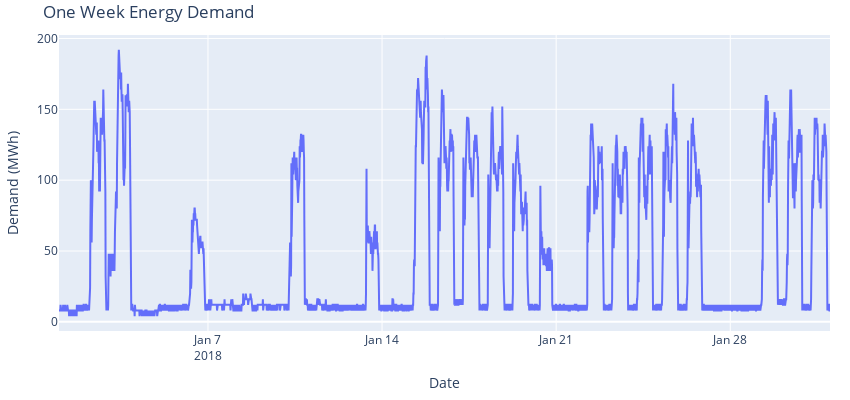

Write notebook code for a chart like this one.
### Code cell
start_date = demand_df['Date'].min()
end_date = start_date + timedelta(days=31)
df_month1 = demand_df.loc[(demand_df['Date'] >= start_date) & (demand_df['Date'] <= end_date)]
fig = go.Figure()
fig.add_trace(go.Scatter(x=df_month1.index, y=df_month1["Demanda"], mode='lines'))
fig.update_layout(
    title = "One Week Energy Demand",
    xaxis_title = "Date",
    yaxis_title = "Demand (MWh)",
    width = 850,
    height = 400,
    margin=dict(l=20, r=20, t=35, b=20),
    legend=dict(
        orientation="h",
        yanchor="top",
        y=1,
        xanchor="left",
        x=0.001
    )
)
fig.show()

### Figure 1 — Plotly figure (JSON) as saved in the notebook; plotly's stock layout.template omitted (floating-point values rounded to 4 significant figures; data arrays with more than 128 entries replaced by an {"elided": "..."} marker saying what was removed)
{"data": [{"mode": "lines", "type": "scatter", "x": {"elided": "2977 str values"}, "y": {"elided": "2977 int values"}}], "layout": {"height": 400, "legend": {"orientation": "h", "x": 0.001, "xanchor": "left", "y": 1, "yanchor": "top"}, "margin": {"b": 20, "l": 20, "r": 20, "t": 35}, "title": {"text": "One Week Energy Demand"}, "width": 850, "xaxis": {"title": {"text": "Date"}}, "yaxis": {"title": {"text": "Demand (MWh)"}}}}
